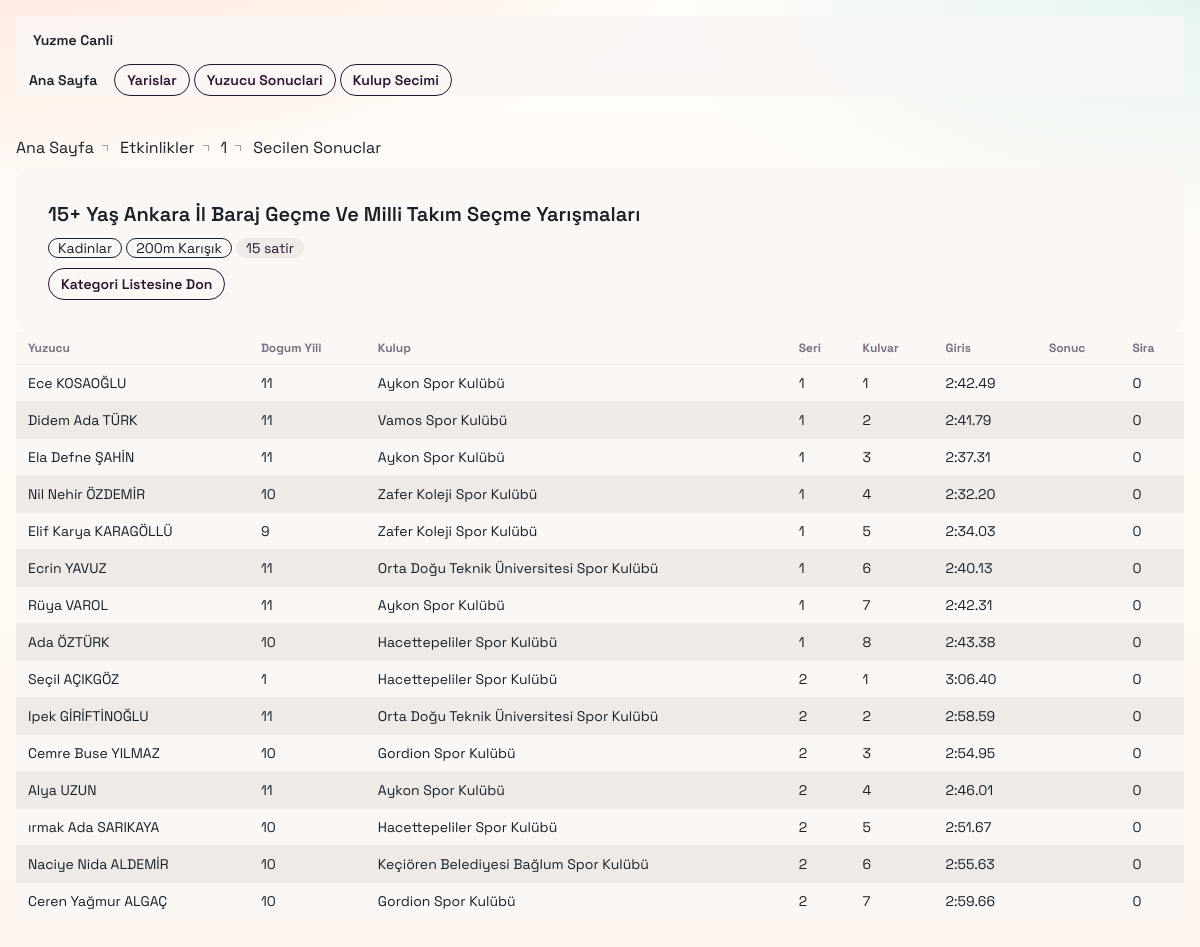
The app's page /events/1/selected/?style=Karışık&gender=Kadinlar&distance=200 with its own data.
### main/models.py (models this page shows, shortened)
class Event(models.Model):
    unique_name = models.CharField(max_length=100, unique=True, default="")
    title = models.CharField(max_length=255)
    date = models.CharField(max_length=64)
    location = models.CharField(max_length=255)
    class Meta:
        unique_together = [("title", "date", "location")]

class Result(models.Model):
    event = models.ForeignKey(Event, on_delete=models.CASCADE)
    startlist_unique_name = models.CharField(max_length=128, unique=True, null=True, blank=True)
    event_order = models.IntegerField(default=0)
    swimmer_name = models.CharField(max_length=255)
    year_of_birth = models.IntegerField()
    gender = models.CharField(max_length=10)
    club = models.CharField(max_length=255)
    swimming_style = models.CharField(max_length=50)
    distance = models.IntegerField()
    seri_no = models.IntegerField()
    lane = models.IntegerField()
    seed = models.CharField(max_length=50)
    result = models.CharField(max_length=50)
    rank = models.IntegerField()

### main/views.py (the view)
# urls.py: path('events/<int:event_id>/selected/', views.event_selected_results, name='event_selected_results'),
def event_selected_results(request, event_id):
    event = get_object_or_404(Event, id=event_id)
    selected_style = str(request.GET.get("style") or "").strip()
    selected_gender = str(request.GET.get("gender") or "").strip()
    selected_distance_raw = str(request.GET.get("distance") or "").strip()
    if not selected_style or not selected_gender or not selected_distance_raw:
        return redirect("event_detail", event_id=event.id)
    try:
        selected_distance = int(selected_distance_raw)
    except ValueError:
        return redirect("event_detail", event_id=event.id)
    filtered_results = Result.objects.filter(
        event=event,
        swimming_style=selected_style,
        gender=selected_gender,
        distance=selected_distance,
    ).order_by("rank","seri_no", "lane", "swimmer_name")
    context = {
        "event": event,
        "selected_style": selected_style,
        "selected_gender": selected_gender,
        "selected_distance": selected_distance,
        "results": filtered_results,
        "result_count": filtered_results.count(),
    }
    return render(request, "event_selected_results.html", context)

### main/templates/event_selected_results.html (shortened to what this page needs)
{% extends "base.html" %}
{% block content %}
<section class="mb-4 sm:mb-6">
    <div class="breadcrumbs text-xs sm:text-sm mb-2">
        <ul>
            <li><a href="/">Ana Sayfa</a></li>
            <li><a href="/events/">Etkinlikler</a></li>
            <li><a href="/events/{{ event.id }}/">{{ event.id }}</a></li>
            <li>Secilen Sonuclar</li>
        </ul>
    </div>
    <div class="card bg-base-100 border border-base-200 shadow-sm">
        <div class="card-body p-3 sm:p-6">
            <h1 class="card-title text-lg sm:text-2xl md:text-3xl leading-tight">{{ event.title }}</h1>
            <div class="flex flex-wrap gap-1.5 sm:gap-2 text-xs sm:text-sm">
                <span class="badge badge-outline">{{ selected_gender }}</span>
                <span class="badge badge-outline">{{ selected_distance }}m {{ selected_style }}</span>
                <span class="badge badge-ghost">{{ result_count }} satir</span>
            </div>
            <div class="mt-2 sm:mt-3">
                <a href="/events/{{ event.id }}/" class="btn btn-sm btn-outline">Kategori Listesine Don</a>
            </div>
        </div>
    </div>
</section>
<section class="overflow-x-auto rounded-xl sm:rounded-2xl border border-base-200 bg-base-100 shadow-sm">
    <table class="table table-zebra table-xs sm:table-sm text-xs sm:text-sm">
        <thead>
            <tr>
                <th>Yuzucu</th>
                <th class="hidden md:table-cell">Dogum Yili</th>
                <th class="hidden sm:table-cell">Kulup</th>
                <th class="hidden sm:table-cell">Seri</th>
                <th class="hidden sm:table-cell">Kulvar</th>
                <th class="hidden md:table-cell">Giris</th>
                <th>Sonuc</th>
                <th class="hidden sm:table-cell">Sira</th>
            </tr>
        </thead>
        <tbody>
            {% for row in results %}
            <tr>
                <td class="font-medium max-w-40 sm:max-w-none truncate">{{ row.swimmer_name }}</td>
                <td class="hidden md:table-cell">{{ row.year_of_birth }}</td>
                <td class="hidden sm:table-cell max-w-40 truncate">{{ row.club }}</td>
                <td class="hidden sm:table-cell">{{ row.seri_no }}</td>
                <td class="hidden sm:table-cell">{{ row.lane }}</td>
                <td class="hidden md:table-cell">{{ row.seed }}</td>
                <td>{{ row.result }}</td>
                <td class="hidden sm:table-cell">{{ row.rank }}</td>
            </tr>
            {% empty %}
            <tr>
                <td colspan="2" class="opacity-70">Secilen kategori icin sonuc bulunamadi.</td>
            </tr>
            {% endfor %}
        </tbody>
    </table>
</section>
{% endblock %}

### main/templates/base.html (style rules this page uses)
:root { --brand-ink: #182028; --brand-coral: #ff7a59; --brand-sand: #fff7ef; --brand-sea: #b6e5df; --brand-sun: #ffd58a; }
body { font-family: "Space Grotesk", sans-serif; color: var(--brand-ink); background: radial-gradient(1200px 500px at 0% -10%, rgba(255, 122, 89, 0.20), transparent 60%), radial-gradient(900px 400px at 100% 0%, rgba(182, 229, 223, 0.35), transparent 60%), linear-gradient(180deg, #fffdf9 0%, var(--brand-sand) 100%); min-height: 100vh; }

### records on screen
Event: id "1", title "15+ Yaş Ankara İl Baraj Geçme Ve Milli Takım Seçme Yarışmaları"
Result: swimmer_name "Ece KOSAOĞLU", year_of_birth "11", club "Aykon Spor Kulübü", seri_no "1", lane "1", seed "2:42.49", rank "0"
Result: swimmer_name "Didem Ada TÜRK", year_of_birth "11", club "Vamos Spor Kulübü", seri_no "1", lane "2", seed "2:41.79", rank "0"
Result: swimmer_name "Ela Defne ŞAHİN", year_of_birth "11", club "Aykon Spor Kulübü", seri_no "1", lane "3", seed "2:37.31", rank "0"
Result: swimmer_name "Nil Nehir ÖZDEMİR", year_of_birth "10", club "Zafer Koleji Spor Kulübü", seri_no "1", lane "4", seed "2:32.20", rank "0"
Result: swimmer_name "Elif Karya KARAGÖLLÜ", year_of_birth "9", club "Zafer Koleji Spor Kulübü", seri_no "1", lane "5", seed "2:34.03", rank "0"
Result: swimmer_name "Ecrin YAVUZ", year_of_birth "11", club "Orta Doğu Teknik Üniversitesi Spor Kulübü", seri_no "1", lane "6", seed "2:40.13", rank "0"
Result: swimmer_name "Rüya VAROL", year_of_birth "11", club "Aykon Spor Kulübü", seri_no "1", lane "7", seed "2:42.31", rank "0"
Result: swimmer_name "Ada ÖZTÜRK", year_of_birth "10", club "Hacettepeliler Spor Kulübü", seri_no "1", lane "8", seed "2:43.38", rank "0"
Result: swimmer_name "Seçil AÇIKGÖZ", year_of_birth "1", club "Hacettepeliler Spor Kulübü", seri_no "2", lane "1", seed "3:06.40", rank "0"
Result: swimmer_name "Ipek GİRİFTİNOĞLU", year_of_birth "11", club "Orta Doğu Teknik Üniversitesi Spor Kulübü", seri_no "2", lane "2", seed "2:58.59", rank "0"
Result: swimmer_name "Cemre Buse YILMAZ", year_of_birth "10", club "Gordion Spor Kulübü", seri_no "2", lane "3", seed "2:54.95", rank "0"
Result: swimmer_name "Alya UZUN", year_of_birth "11", club "Aykon Spor Kulübü", seri_no "2", lane "4", seed "2:46.01", rank "0"
Result: swimmer_name "ırmak Ada SARIKAYA", year_of_birth "10", club "Hacettepeliler Spor Kulübü", seri_no "2", lane "5", seed "2:51.67", rank "0"
Result: swimmer_name "Naciye Nida ALDEMİR", year_of_birth "10", club "Keçiören Belediyesi Bağlum Spor Kulübü", seri_no "2", lane "6", seed "2:55.63", rank "0"
Result: swimmer_name "Ceren Yağmur ALGAÇ", year_of_birth "10", club "Gordion Spor Kulübü", seri_no "2", lane "7", seed "2:59.66", rank "0"

### other values on screen
{{ selected_gender }} "Kadinlar"
{{ selected_distance }} "200"
{{ selected_style }} "Karışık"
{{ result_count }} "15"
